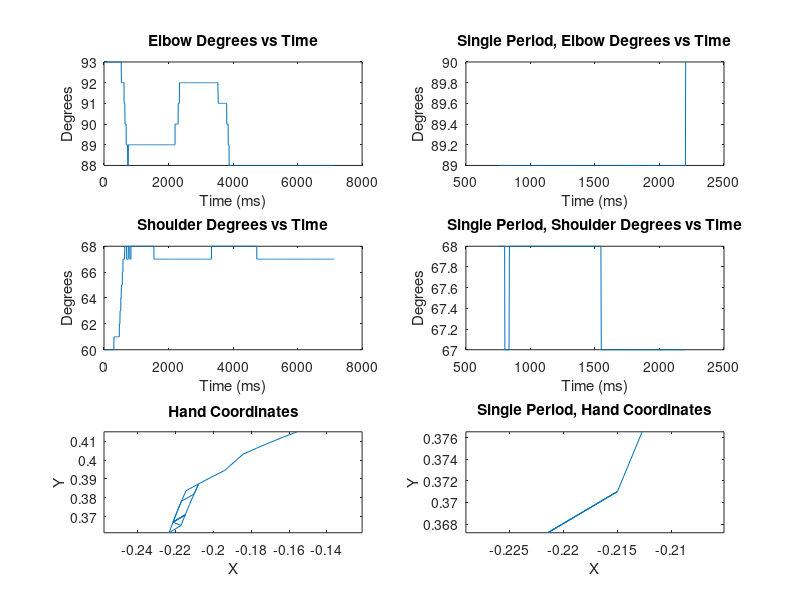

Source code (MATLAB):
%% Single Data Set Inverse Kinematic Modeling
%  Last edited: May 1st, 2020
%  ME 18 Final Project
%  Libby Albanese and David Fricke

%% Initialize
close all
clear

l1 = .2635; %Length of upper segment, meters
l2 = .3429; %Length of lower segment, meters

%% Load and Assign Data
data=load('slowS60E90T1.csv');

thetaElb = data(:,2); %Elbow angles, degrees
thetaSh  = data(:,1); %Shoulder angles, degrees
time     = data(:,4); %time, seconds 

%% Isolate one period
[pksElb,locs] = findpeaks(thetaElb);

periodElb = thetaElb(locs(1):locs(2)); % Elbow, degrees
periodSh  = thetaSh(locs(1):locs(2));  % Shoulder angle, degrees
timeNew   = time(locs(1):locs(2));     % time, seconds

%% Convert to real coordinates
xHand = l1 * cosd(thetaSh) + l2 * cosd((180-thetaElb)+thetaSh); %meters
yHand = l1 * sind(thetaSh) + l2 * sind((180-thetaElb)+thetaSh); %meters

%% Coordinates for one period
xHandPer = l1 * cosd(periodSh) + l2 * cosd((180-periodElb)+periodSh); %meters
yHandPer = l1 * sind(periodSh) + l2 * sind((180-periodElb)+periodSh); %meters

%% Plot
figure(1);

subplot(3,2,1);
plot(time,thetaElb);
title(strcat("Elbow Degrees vs Time"))
xlabel('Time (ms)') 
ylabel('Degrees')

subplot(3,2,3);
plot(time,thetaSh);
title("Shoulder Degrees vs Time")
xlabel('Time (ms)') 
ylabel('Degrees')

subplot(3,2,5);
plot(xHand,yHand)
axis equal
title('Hand Coordinates')
xlabel('X')
ylabel('Y')

subplot(3,2,2)
plot(timeNew, periodElb)
title("Single Period, Elbow Degrees vs Time")
xlabel('Time (ms)') 
ylabel('Degrees')

subplot(3,2,4)
plot(timeNew, periodSh)
title("Single Period, Shoulder Degrees vs Time")
xlabel('Time (ms)') 
ylabel('Degrees')

subplot(3,2,6)
plot(xHandPer,yHandPer)
axis equal
title('Single Period, Hand Coordinates')
xlabel('X')
ylabel('Y')
